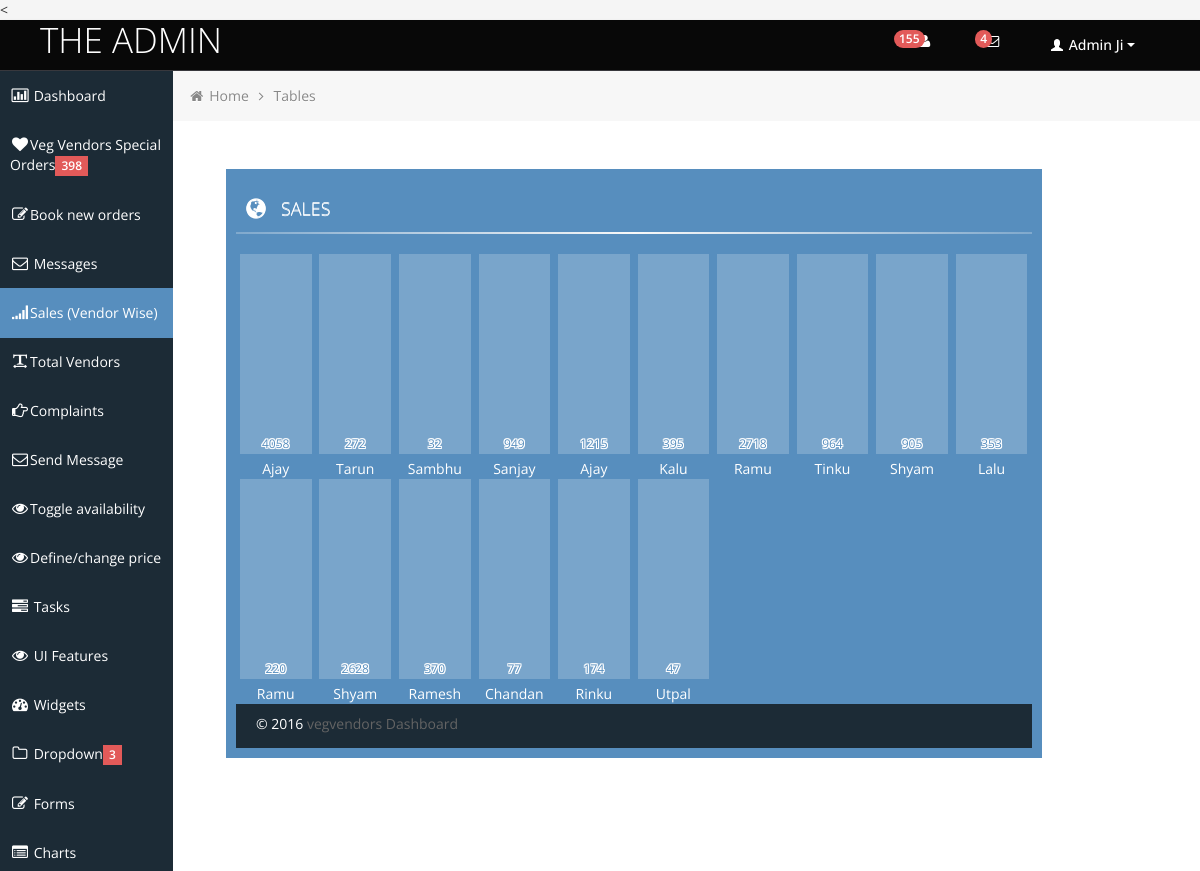
The app's page /admin/total_vendors.php with its own data.
### tables this page shows
CREATE TABLE IF NOT EXISTS `sabzi_wala` (
  `svid` int(10) NOT NULL AUTO_INCREMENT,
  `name` varchar(45) NOT NULL,
  `pic` mediumtext NOT NULL,
  `contact` varchar(10) NOT NULL,
  `sabzi_category1` tinyint(1) NOT NULL DEFAULT '0',
  `sabzi_category2` tinyint(1) NOT NULL DEFAULT '0',
  `sabzi_category3` tinyint(1) NOT NULL DEFAULT '0',
  `sabzi_category4` tinyint(1) NOT NULL DEFAULT '0',
  `dor` timestamp NOT NULL DEFAULT CURRENT_TIMESTAMP,
  `place_code` varchar(45) NOT NULL,
  `gender` varchar(45) DEFAULT NULL,
  `available` tinyint(1) NOT NULL DEFAULT '1',
  PRIMARY KEY (`svid`)
);

### admin/total_vendors.php (the view, shortened to what this page needs)
<html lang="en">
<head>
	<link id="bootstrap-style" href="css/bootstrap.min.css" rel="stylesheet">
	<link href="css/bootstrap-responsive.min.css" rel="stylesheet">
	<link id="base-style" href="css/style.css" rel="stylesheet">
	<link id="base-style-responsive" href="css/style-responsive.css" rel="stylesheet">
</head>
<body>
<?php
include("header.php");
?>
		<div class="container-fluid-full">
		<div class="row-fluid">
			<?php
include("sidemenu.php");
?>
			<div id="content" class="span10">
			<ul class="breadcrumb">
				<li>
					<i class="icon-home"></i>
					<a href="index.html">Home</a>
					<i class="icon-angle-right"></i>
				</li>
				<li><a href="#">Tables</a></li>
			</ul>
<div class="widget blue span5 yy" onTablet="span6" onDesktop="span5">
					<h2><span class="glyphicons globe"><i></i></span>SALES</h2>
					<hr>
					<?php
$query1 = $db->query("SELECT s.svid, s.name, sum( o.price ) FROM sabzi_wala s INNER JOIN sub_orders o ON s.svid = o.svid GROUP BY s.svid");
			while($row1=$query1->fetch_assoc())
			 {
					?>
						<div class="verticalChart">
							<div class="singleBar">
								<div class="bar">
									<div class="value abc">
									<span style="color: rgba(87, 142, 190, 1); display: inline !important;"><?php echo $row1['sum( o.price )']; ?></span>
									</div>
								</div>
								<div class="title"><?php echo $row1['name']; ?></div>
							</div>
							<?php
			 }
			 ?>
			<div class="clearfix"></div>
		</div>
					</div>
					</div>
				</div>
				</div>
<footer>
		<p>
			<span style="text-align:left;float:left">&copy; 2016 <a href="http://kryptotech.co.in/">vegvendors Dashboard</a></span>
		</p>
	</footer>
</body>
</html>

### admin/css/style.css (style rules this page uses)
.blue, .blue [class="box-header"], .blue.box, .slider.blue .ui-slider-range, .progress.blue .ui-progressbar-value, .sliderVertical.blue .ui-slider-range, .progressSlim.blue .ui-progressbar-value, .label-info, .badge-info { background: #578EBE !important; border-color: #578EBE !important; color: #fff; }
body { background: #F5F5F5; color: #333; border: none; font-family: 'Open Sans', sans-serif; font-weight: 400; }
hr { height: 2px; border: none; background: -moz-linear-gradient(left, rgba(249,249,249,0.25) 0%, rgba(249,249,249,1) 50%, rgba(249,249,249,0.25) 100%); background: -webkit-gradient(linear, left top, right top, color-stop(0%,rgba(249,249,249,0.25)), color-stop(50%,rgba(249,249,249,1)), color-stop(100%,rgba(249,249,249,0.25))); background: -webkit-linear-gradient(left, rgba(249,249,249,0.25) 0%,rgba(249,249,249,1) 50%,rgba(249,249,249,0.25) 100%); background: -o-linear-gradient(left, rgba(249,249,249,0.25) 0%,rgba(249,249,249,1) 50%,rgba(249,249,249,0.25) 100%); background: -ms-linear-gradient(left, rgba(249,249,249,0.25) 0%,rgba(249,249,249,1) 50%,rgba(249,249,249,0.25) 100%); background: linear-gradient(to right, rgba(249,249,249,0.25) 0%,rgba(249,249,249,1) 50%,rgba(249,249,249,0.25) 100%); filter: progid:DXImageTransform.Microsoft.gradient( startColorstr='#40f9f9f9', endColorstr='#40f9f9f9',GradientType=1 ); }
h2 { font-size: 16px; line-height: 16px; }
#content { background: #ffffff; filter: none; min-height: 100%; padding: 20px 20px; position: relative; }
.breadcrumb { margin: -28px -28px 28px -28px; line-height: 34px; background: #F7F7F7; border: 0px; color: #888; -webkit-box-shadow: none; -moz-box-shadow: none; box-shadow: none; -webkit-border-radius: 0px; -moz-border-radius: 0px; border-radius: 0px; }
.breadcrumb a { color: #888; text-shadow: 0px 1px 1px #fff; }
.widget { padding: 10px; margin-bottom: 28px; }
.widget h2 { padding: 10px 10px 0px 10px; font-size: 18px !important; line-height: 18px !important; margin-bottom: -5px; font-weight: 300; text-shadow: 0px 1px 0px #fff; }
.verticalChart { width: 100%; }
.verticalChart .singleBar { width: 9%; float: left; margin-left: 0.5%; margin-right: 0.5%; }
.verticalChart .singleBar .bar { position: relative; height: 200px; background: rgba(255,255,255,0.2); overflow: hidden; }
.verticalChart .singleBar .bar .value { position: absolute; bottom: 0; width: 100%; background: #fff; color: #fff; }
.verticalChart .singleBar .bar .value span { position: absolute; font-size: 12px; bottom: 0; width: 100%; height: 20px; color: #ddd; text-shadow: 0px -1px 0px #fff, 0px 1px 0px #fff, 1px 0px 0px #fff, -1px 0px 0px #fff, -1px -1px 0px #fff,-1px 1px 0px #fff, 1px 1px 0px #fff, 1px -1px 0px #fff; display: none; text-align: center; }
.verticalChart .singleBar .title { margin-top: 5px; text-align: center; }
footer { min-height: 24px; background: #1C2B36;; color: #fff !important; -webkit-border-radius: 0px; -moz-border-radius: 0px; border-radius: 0px; }

### admin/css/style-responsive.css (style rules this page uses)
@media (min-width: 1200px) { .container-fluid-full { overflow: hidden; position: relative; height: 100%; } }
@media (min-width: 1200px) { #content { width: 85.578%; padding: 28px; margin: 0px 0px; margin-left: 14.422% !important; } }
@media (min-width: 1200px) { footer { margin: 0px 0px 0px 0px; padding: 10px 20px; } }

### admin/css/halflings.css (style rules this page uses)
html, html .halflings { -webkit-font-smoothing: antialiased !important; }

### admin/total_vendors.php (style rules this page uses)
.yy { width:84% !important; margin-top:20px !important; }
.abc span { color: rgba(87, 142, 190,1)!important; }

### records on screen
sabzi_wala: sum "4058", name "Ajay"
sabzi_wala: sum "272", name "Tarun"
sabzi_wala: sum "32", name "Sambhu"
sabzi_wala: sum "949", name "Sanjay"
sabzi_wala: sum "1215", name "Ajay"
sabzi_wala: sum "395", name "Kalu"
sabzi_wala: sum "2718", name "Ramu"
sabzi_wala: sum "964", name "Tinku"
sabzi_wala: sum "905", name "Shyam"
sabzi_wala: sum "353", name "Lalu"
sabzi_wala: sum "220", name "Ramu"
sabzi_wala: sum "2628", name "Shyam"
sabzi_wala: sum "370", name "Ramesh"
sabzi_wala: sum "77", name "Chandan"
sabzi_wala: sum "174", name "Rinku"
sabzi_wala: sum "47", name "Utpal"

### other values on screen
$count "155"
$coun "398"
